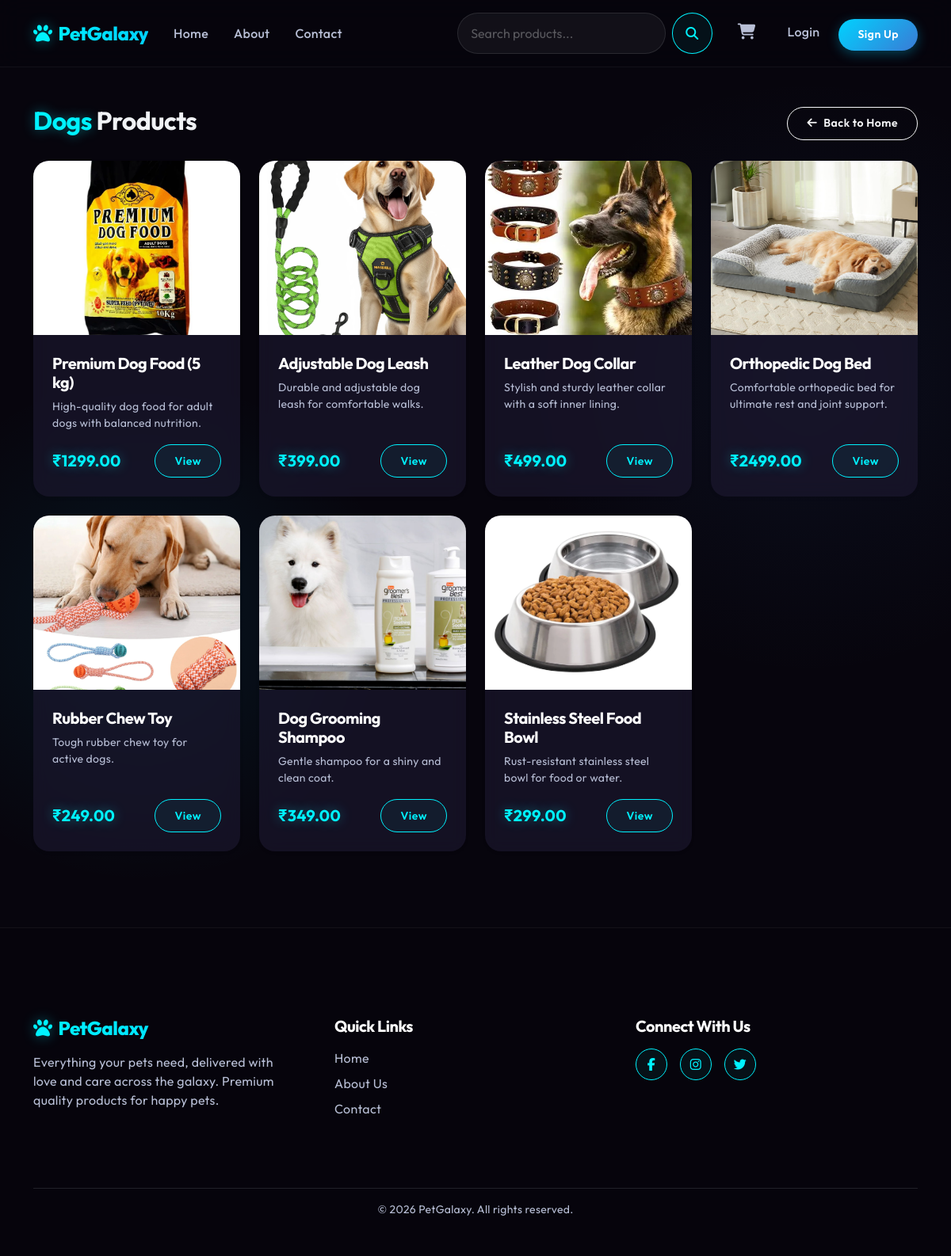
The page /category/dogs/ on the database its author committed.
### store/models.py (models this page shows, shortened)
class Category(models.Model):
    name = models.CharField(max_length=100)
    slug = models.SlugField(unique=True)
    class Meta:
        verbose_name_plural = "Categories"

class Product(models.Model):
    name = models.CharField(max_length=200)
    description = models.TextField()
    price = models.DecimalField(max_digits=10, decimal_places=2)
    image = models.ImageField(upload_to='products/', blank=True, null=True)
    image_url = models.URLField(max_length=500, blank=True, null=True)
    category = models.ForeignKey(Category, related_name='products', on_delete=models.CASCADE)
    stock = models.IntegerField(default=0)
    created_at = models.DateTimeField(auto_now_add=True)
    updated_at = models.DateTimeField(auto_now=True)

### store/views.py (the view)
# urls.py: path('category/<slug:slug>/', views.category_detail, name='category_detail'),
def category_detail(request, slug):
    category = get_object_or_404(Category, slug=slug)
    products = category.products.all()
    return render(request, 'category.html', {'category': category, 'products': products})

### store/cart.py (called while the page is built)
    def __len__(self):
        return sum(item['quantity'] for item in self.cart.values())

### store/context_processors.py (called while the page is built)
def cart(request):
    return {'cart': Cart(request)}

### templates/category.html (shortened to what this page needs)
{% extends 'base.html' %}
{% load static %}
{% block content %}
<div class="container py-5">
    <div class="d-flex justify-content-between align-items-center mb-4">
        <h2 class="fw-bold"><span class="text-neon-cyan">{{ category.name }}</span> Products</h2>
        <a href="{% url 'home' %}" class="btn btn-outline-light btn-sm rounded-pill"><i class="fa-solid fa-arrow-left me-2"></i>Back to Home</a>
    </div>
    {% if products %}
    <div class="row g-4">
        {% for product in products %}
        <div class="col-sm-6 col-md-4 col-lg-3">
            <div class="card h-100 shadow-sm border-0">
                {% if product.image %}
                    <img src="{{ product.image.url }}" class="card-img-top" alt="{{ product.name }}">
                {% elif product.image_url %}
                    <img src="{{ product.image_url }}" class="card-img-top" alt="{{ product.name }}">
                {% else %}
                    <img src="https://placehold.co/400x300/302b63/00f2fe?text={{ product.name|urlencode }}" class="card-img-top" alt="{{ product.name }}">
                {% endif %}
                <div class="card-body d-flex flex-column">
                    <h5 class="card-title text-white">{{ product.name }}</h5>
                    <p class="card-text text-muted small mb-3">{{ product.description|truncatewords:10 }}</p>
                    <div class="mt-auto d-flex justify-content-between align-items-center">
                        <span class="fs-5 fw-bold text-neon-cyan">₹{{ product.price }}</span>
                        <a href="{% url 'product_detail' product.id %}" class="btn btn-outline-primary btn-sm rounded-pill">View</a>
                    </div>
                </div>
            </div>
        </div>
        {% endfor %}
    </div>
    {% else %}
    <div class="alert alert-info bg-transparent border-info text-white text-center py-5">
        <i class="fa-solid fa-box-open fs-1 mb-3 text-neon-blue"></i>
        <h4>No products found in this category.</h4>
    </div>
    {% endif %}
</div>
{% endblock %}

### templates/base.html (shortened to what this page needs)
{% load static %}
<!DOCTYPE html>
<html lang="en">
<head>
    <link href="https://cdn.jsdelivr.net/npm/bootstrap@5.3.2/dist/css/bootstrap.min.css" rel="stylesheet">
    <link rel="stylesheet" href="{% static 'css/style.css' %}">
    <link rel="stylesheet" href="https://cdnjs.cloudflare.com/ajax/libs/font-awesome/6.4.2/css/all.min.css">
</head>
<body>
    {% if not hide_navbar %}
    <nav class="navbar navbar-expand-lg navbar-dark sticky-top">
        <div class="container">
            <a class="navbar-brand" href="{% url 'home' %}">
                <i class="fa-solid fa-paw me-2"></i>PetGalaxy
            </a>
            <div class="collapse navbar-collapse" id="navbarNav">
                <ul class="navbar-nav me-auto">
                    <li class="nav-item">
                        <a class="nav-link" href="{% url 'home' %}">Home</a>
                    </li>
                    <li class="nav-item">
                        <a class="nav-link" href="{% url 'about' %}">About</a>
                    </li>
                    <li class="nav-item">
                        <a class="nav-link" href="{% url 'contact' %}">Contact</a>
                    </li>
                </ul>
                <form class="d-flex me-3" action="{% url 'search' %}" method="GET">
                    <input class="form-control me-2 rounded-pill" type="search" name="q" placeholder="Search products..." aria-label="Search" value="{{ request.GET.q }}">
                    <button class="btn btn-outline-primary rounded-circle px-3" type="submit"><i class="fa-solid fa-search"></i></button>
                </form>
                <ul class="navbar-nav">
                    <li class="nav-item me-2">
                        <a class="nav-link position-relative" href="{% url 'cart_detail' %}">
                            <i class="fa-solid fa-shopping-cart fa-lg"></i>
                        </a>
                    </li>
                    {% if user.is_authenticated %}
                    <li class="nav-item dropdown">
                        <a class="nav-link dropdown-toggle" href="#" id="userDropdown" role="button" data-bs-toggle="dropdown">
                            <i class="fa-solid fa-user me-1"></i> {{ user.username }}
                        </a>
                        <ul class="dropdown-menu dropdown-menu-end dropdown-menu-dark" style="background: rgba(15,12,41,0.9); border: 1px solid rgba(255,255,255,0.1);">
                            <li><a class="dropdown-item" href="{% url 'profile' %}">Profile</a></li>
                            <li><a class="dropdown-item" href="{% url 'order_history' %}">Orders</a></li>
                            <li><hr class="dropdown-divider bg-secondary"></li>
                            <li><a class="dropdown-item text-danger" href="{% url 'logout' %}">Logout</a></li>
                        </ul>
                    </li>
                    {% else %}
                    <li class="nav-item">
                        <a class="nav-link" href="{% url 'login' %}">Login</a>
                    </li>
                    <li class="nav-item">
                        <a class="btn btn-primary rounded-pill btn-sm mt-1 ms-2" href="{% url 'register' %}">Sign Up</a>
                    </li>
                    {% endif %}
                </ul>
            </div>
        </div>
    </nav>
    {% endif %}
    <main class="flex-grow-1">
        {% block content %}{% endblock %}
    </main>
    {% if not hide_navbar %}
    <footer class="mt-5 text-center">
        <div class="container">
            <div class="row text-start py-5">
                <div class="col-md-4 mb-4">
                    <h4 class="navbar-brand mb-3"><i class="fa-solid fa-paw me-2"></i>PetGalaxy</h4>
                    <p class="text-muted pe-4">Everything your pets need, delivered with love and care across the galaxy. Premium quality products for happy pets.</p>
                </div>
                <div class="col-md-4 mb-4">
                    <h5 class="text-white mb-3 fw-bold">Quick Links</h5>
                    <ul class="list-unstyled">
                        <li class="mb-2"><a href="{% url 'home' %}" class="text-muted text-decoration-none hover-neon">Home</a></li>
                        <li class="mb-2"><a href="{% url 'about' %}" class="text-muted text-decoration-none hover-neon">About Us</a></li>
                        <li class="mb-2"><a href="{% url 'contact' %}" class="text-muted text-decoration-none hover-neon">Contact</a></li>
                    </ul>
                </div>
                <div class="col-md-4 mb-4">
                    <h5 class="text-white mb-3 fw-bold">Connect With Us</h5>
                    <div class="d-flex gap-3 mt-2">
                        <a href="#" class="btn btn-outline-primary rounded-circle d-flex align-items-center justify-content-center" style="width: 40px; height: 40px; padding: 0;"><i class="fa-brands fa-facebook-f"></i></a>
                        <a href="#" class="btn btn-outline-primary rounded-circle d-flex align-items-center justify-content-center" style="width: 40px; height: 40px; padding: 0;"><i class="fa-brands fa-instagram"></i></a>
                        <a href="#" class="btn btn-outline-primary rounded-circle d-flex align-items-center justify-content-center" style="width: 40px; height: 40px; padding: 0;"><i class="fa-brands fa-twitter"></i></a>
                    </div>
                </div>
            </div>
            <div class="border-top border-secondary border-opacity-25 py-3">
                <p class="text-muted small mb-0">&copy; 2026 PetGalaxy. All rights reserved.</p>
            </div>
        </div>
    </footer>
    {% endif %}
</body>
</html>

### static/css/style.css (style rules this page uses)
:root { --bg-dark: #07050d; --bg-mid: #141124; --bg-light: #1e1a33; --bg-card: rgba(30, 26, 51, 0.6); --neon-blue: #00d2ff; --neon-purple: #3a7bd5; --neon-cyan: #00f2fe; --text-main: #f0f2f5; --text-muted: #b8bfd6; --accent: #4facfe; }
body { background-color: var(--bg-dark); background-image: radial-gradient(circle at 15% 50%, rgba(0, 210, 255, 0.08), transparent 25%), radial-gradient(circle at 85% 30%, rgba(58, 123, 213, 0.08), transparent 25%); background-attachment: fixed; color: var(--text-main); font-family: 'Outfit', -apple-system, BlinkMacSystemFont, "Segoe UI", Roboto, sans-serif; min-height: 100vh; display: flex; flex-direction: column; letter-spacing: 0.3px; }
.navbar { background: rgba(7, 5, 13, 0.7) !important; backdrop-filter: blur(15px); -webkit-backdrop-filter: blur(15px); border-bottom: 1px solid rgba(255, 255, 255, 0.05); transition: all 0.3s ease; padding: 1rem 0; }
.navbar-brand { font-weight: 800; font-size: 1.5rem; background: linear-gradient(90deg, var(--neon-cyan), var(--neon-blue)); -webkit-background-clip: text; background-clip: text; -webkit-text-fill-color: transparent; color: transparent; letter-spacing: -0.5px; transition: opacity 0.3s ease; }
.navbar-brand i { color: var(--neon-cyan); -webkit-text-fill-color: initial; filter: drop-shadow(0 0 8px rgba(0, 242, 254, 0.4)); }
.nav-link { color: var(--text-muted) !important; font-weight: 500; padding: 0.5rem 1rem !important; transition: all 0.3s ease; border-radius: 8px; }
.card { background: var(--bg-card); backdrop-filter: blur(10px); -webkit-backdrop-filter: blur(10px); border: 1px solid rgba(255, 255, 255, 0.05); border-radius: 20px; transition: all 0.4s cubic-bezier(0.175, 0.885, 0.32, 1.275); color: var(--text-main); overflow: hidden; box-shadow: 0 10px 30px rgba(0, 0, 0, 0.2); }
.card-img-top { height: 220px; object-fit: cover; transition: transform 0.5s ease; }
.card-body { padding: 1.5rem; }
h1, h2, h3, h4, h5, h6 { font-weight: 700; letter-spacing: -0.5px; }
.text-muted { color: var(--text-muted) !important; }
.text-neon-cyan { color: var(--neon-cyan); text-shadow: 0 0 15px rgba(0, 242, 254, 0.4); }
.btn { font-weight: 600; letter-spacing: 0.5px; padding: 0.6rem 1.5rem; transition: all 0.3s ease; }
.btn-primary { background: linear-gradient(135deg, var(--neon-blue), var(--neon-purple)); border: none; box-shadow: 0 4px 15px rgba(0, 210, 255, 0.3); }
.btn-outline-primary { color: var(--neon-cyan); border: 1px solid var(--neon-cyan); background: rgba(0, 242, 254, 0.05); }
.form-control { background: rgba(255, 255, 255, 0.05); border: 1px solid rgba(255, 255, 255, 0.1); color: var(--text-main); border-radius: 12px; padding: 0.8rem 1rem; transition: all 0.3s ease; }
.form-control::placeholder { color: rgba(255, 255, 255, 0.3); }
footer { margin-top: auto; background: rgba(7, 5, 13, 0.95); border-top: 1px solid rgba(255, 255, 255, 0.05); padding-top: 4rem; padding-bottom: 2rem; }
.hover-neon { transition: all 0.3s ease; }

### rows shown on the page
Category: name "Dogs"
Product: image (picture), name "Premium Dog Food (5 kg)", description "High-quality dog food for adult dogs with balanced nutrition.", price "1299.00"
Product: image (picture), name "Adjustable Dog Leash", description "Durable and adjustable dog leash for comfortable walks.", price "399.00"
Product: image (picture), name "Leather Dog Collar", description "Stylish and sturdy leather collar with a soft inner lining.", price "499.00"
Product: image (picture), name "Orthopedic Dog Bed", description "Comfortable orthopedic bed for ultimate rest and joint support.", price "2499.00"
Product: image (picture), name "Rubber Chew Toy", description "Tough rubber chew toy for active dogs.", price "249.00"
Product: image (picture), name "Dog Grooming Shampoo", description "Gentle shampoo for a shiny and clean coat.", price "349.00"
Product: image (picture), name "Stainless Steel Food Bowl", description "Rust-resistant stainless steel bowl for food or water.", price "299.00"
